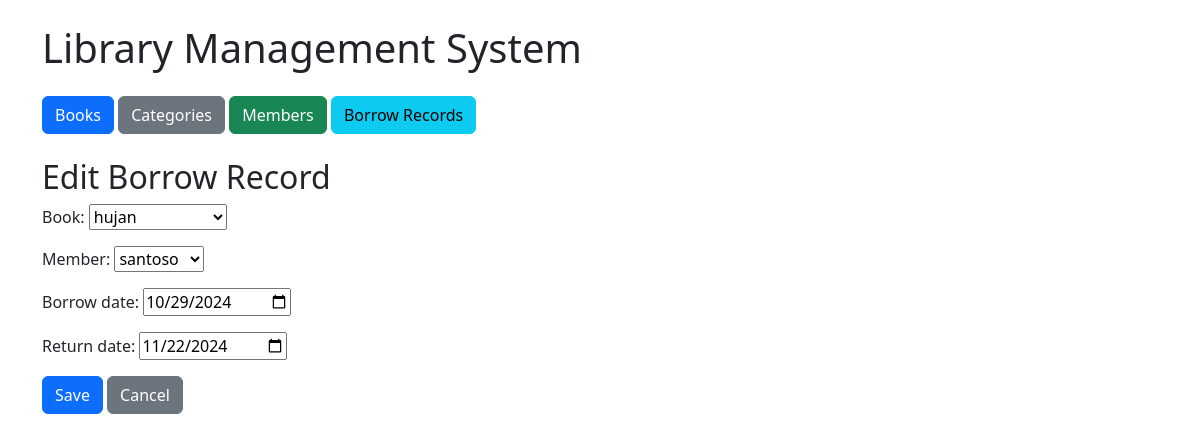
Page /borrows/13/edit/ on the committed database.
### library/models.py (models this page shows, shortened)
class Borrow(models.Model):
    book = models.ForeignKey(Book, on_delete=models.CASCADE)
    member = models.ForeignKey(Member, on_delete=models.CASCADE)
    borrow_date = models.DateField(null=True, blank=True)
    return_date = models.DateField(null=True, blank=True)

### library/views.py (the view)
# urls.py: path('borrows/<int:pk>/edit/', views.borrows_edit, name='borrows_edit'),
def borrows_edit(request, pk):
    borrow = get_object_or_404(Borrow, pk=pk)
    if request.method == "POST":
        form = BorrowForm(request.POST, instance=borrow)
        if form.is_valid():
            form.save()
            return redirect('borrows_list')
    else:
        form = BorrowForm(instance=borrow)
    return render(request, 'library/borrows_form.html', {'form': form})

### library/forms.py (shortened to what this page needs)
class BorrowForm(forms.ModelForm):
    class Meta:
        model = Borrow
        fields = ['book', 'member', 'borrow_date', 'return_date']
        widgets = {
            'borrow_date': forms.DateInput(attrs={'type': 'date'}),
            'return_date': forms.DateInput(attrs={'type': 'date'}),
        }

### library/models.py (called while the page is built)
    def __str__(self):
        return self.title

    def __str__(self):
        return self.name

### library/templates/library/borrows_form.html (shortened to what this page needs)
{% extends "library/base.html" %}
{% block content %}
<h2>{% if form.instance.pk %}Edit{% else %}Add{% endif %} Borrow Record</h2>
<form method="POST">
    {{ form.as_p }}
    <button type="submit" class="btn btn-primary">Save</button>
    <a href="{% url 'borrows_list' %}" class="btn btn-secondary">Cancel</a>
</form>
{% endblock %}

### rows in the picture
Borrow: book "hujan", member "santoso", borrow_date "10/29/2024", return_date "11/22/2024"
